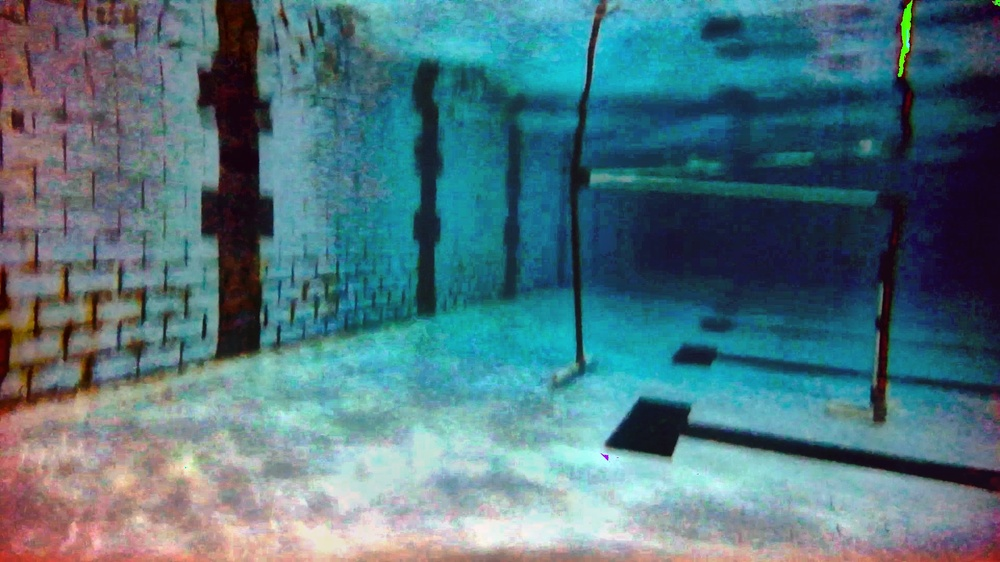
#> input picture CBNS_images/WIN_20231017_23_20_12_Pro - frame at 1m4s_RGHS.jpg, 1000 x 562 px, shrunk from 1920 x 1080 before the run, found by its file name
$ jupyter execute --allow-errors RGHS_filter_blue_hist_area.ipynb
#> lines starting #> are read from the running program, lines starting #| are printed output that depends on the picture
#> further down, img is the input picture: shape (562, 1000, 3); mean B, G, R 126.6, 116.9, 81
[cell 1]
import cv2
import numpy as np
import matplotlib.pyplot as plt
# from google.colab.patches import
from skimage.feature import match_template
import os
from skimage.feature import peak_local_max

[cell 2]
# from google.colab import drive
# drive.mount('/content/drive')

[cell 3]
def sharpen_image(img_bgr,  sharpen_filter=np.array([[-1,-1,-1],
                                                     [-1,3,-1],
                                                     [-1,-1,-1]])):
  #sharpening the image
  plt.figure(figsize= (12,16))
  img_bgr=cv2.filter2D(img_bgr,-1,sharpen_filter)
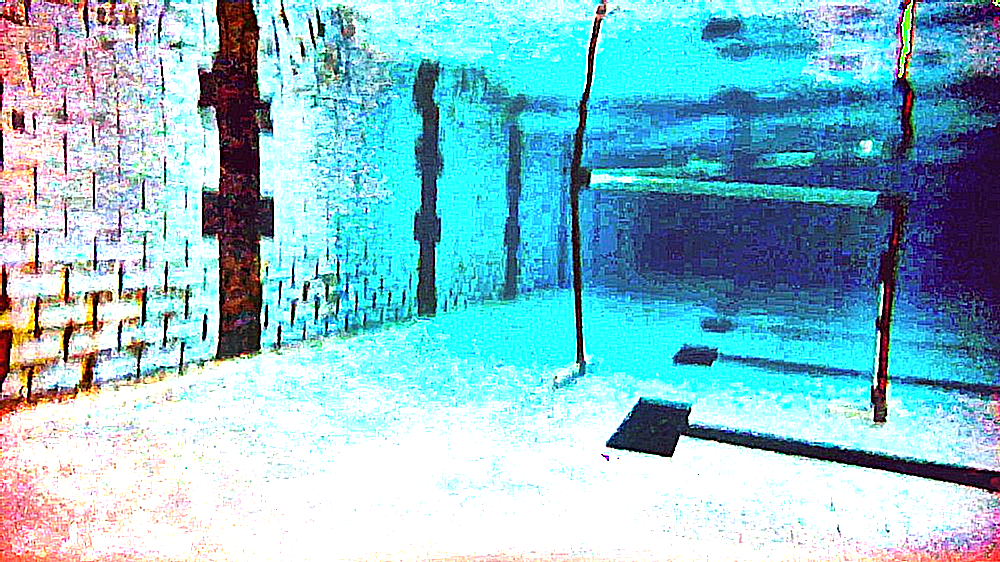
#> img_bgr: shape (562, 1000, 3); mean of channels 0, 1, 2 203.5, 190.4, 138.4; drawn as B, G, R
  plt.subplot(1,3,1)
  plt.imshow(cv2.cvtColor(img_bgr,cv2.COLOR_BGR2RGB))
  plt.title("RGB image")
  cv2.imwrite("sample.jpg",img_bgr)

  #extract blue channel only
  blue=img_bgr[:,:,2]
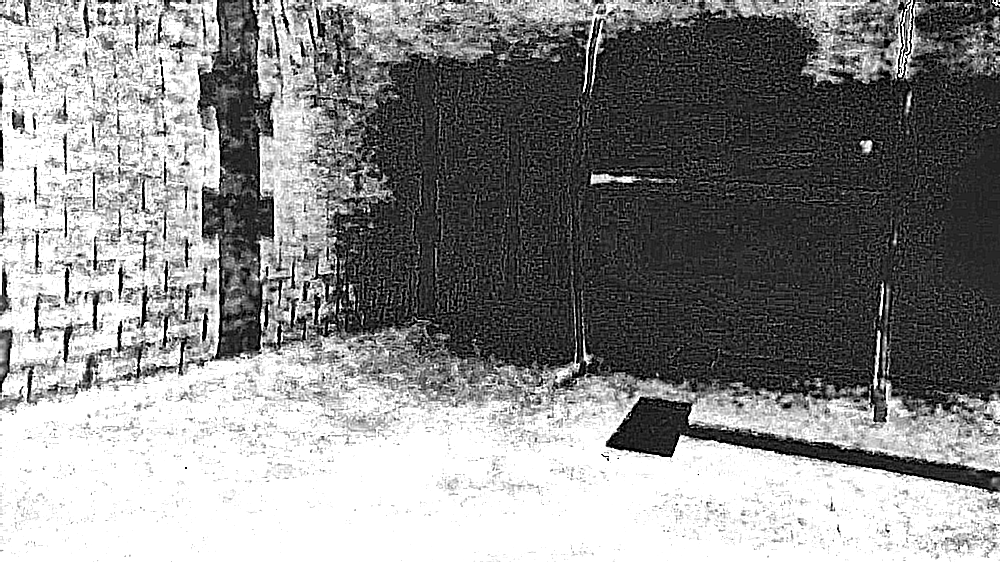
#> blue: shape (562, 1000); min 0, max 255, mean 138.4
  plt.subplot(1,3,2)
  plt.imshow(blue,cmap= 'gray')
  plt.title("B image")

  #increase contrast by hist equalization
  equ=cv2.equalizeHist(blue)
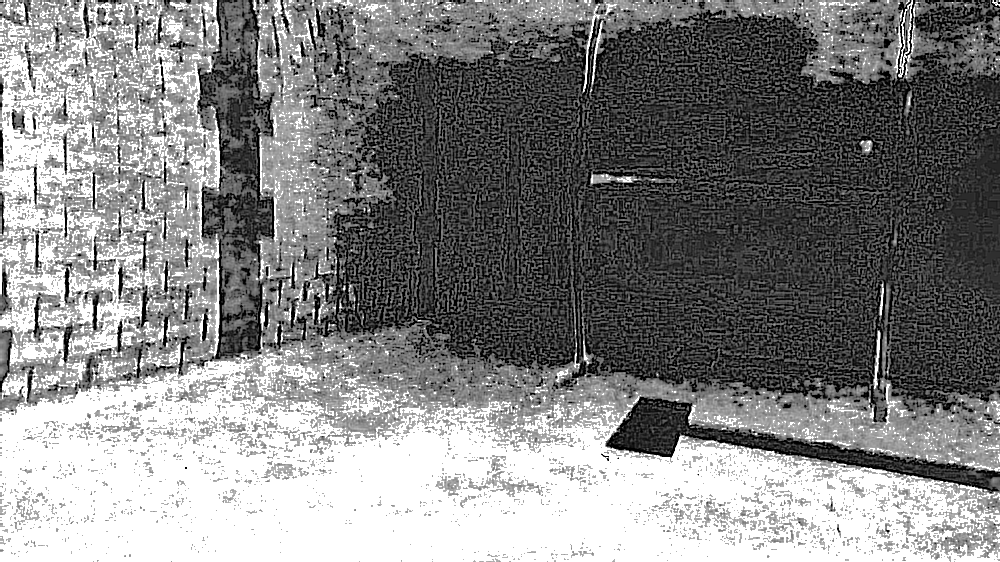
#> equ: shape (562, 1000); min 0, max 255, mean 132.2
  plt.subplot(1,3,3)
  plt.imshow(equ,cmap='gray')
  plt.title("equ image")
  plt.tight_layout()
#   plt.axes("off")
  inverted_equ=cv2.bitwise_not(equ)
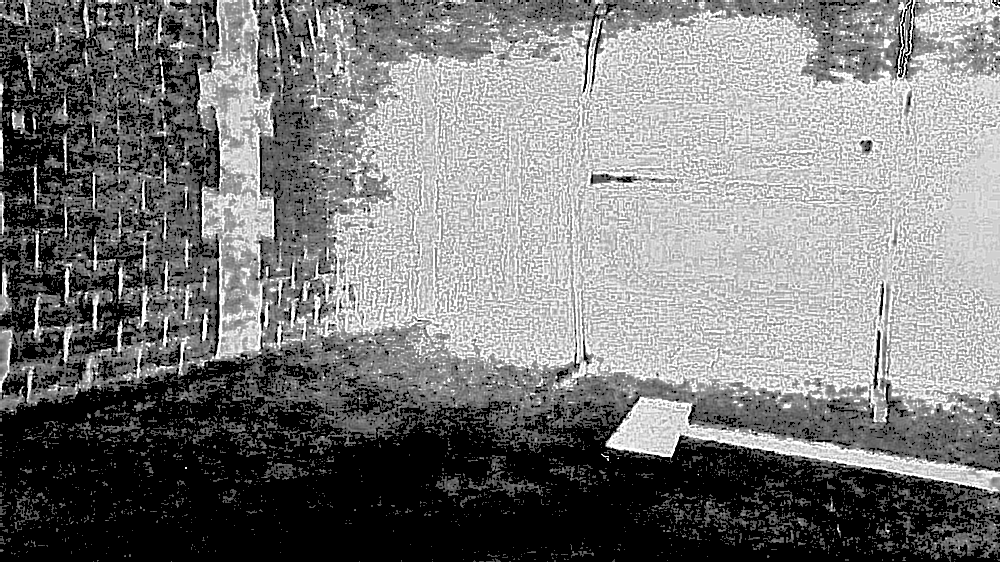
#> inverted_equ: shape (562, 1000); min 0, max 255, mean 122.8
  # sharpen_filter2=np.array([[-1,-1,-1,-1,-1],
  #                         [-1,+1,+1,1,-1],
  #                         [-1,1,2,1,-1],
  #                         [-1,1,2,1,-1],
  #                         [-1,1,2,1,-1]])
  # filter_final=cv2.filter2D(inverted_equ,-1,sharpen_filter2)
  #plt.imshow(filter_final)

  return inverted_equ

[cell 4]
c=0
images = []
# dir ='/content/drive/MyDrive/OutputImages_01'  #put folder with images
dir = 'OutputImages_01'  #put folder with images
#> (the rest of this cell did not finish here and is left out)

[cell 5]
len(images)

#> (a cell that did not finish here is left out)

[cell 7]
img_name = "WIN_20231017_23_20_12_Pro - frame at 1m4s_RGHS.jpg"
#create image path
dir = "OutputImages_01/"
path = dir+img_name
img = cv2.imread(path)
#make rgb from bgr
img_bgr=cv2.cvtColor(img,cv2.COLOR_BGR2RGB)
plt.imshow(img_bgr)

[cell 8]
kernel = np.array([
    [-1, -1, -1, -1],
    [-1, 3.5, 3.5, -1],
    [-1, 3.5, 3.5, -1],
    [-1, -1, -1, -1]
])
sharp = sharpen_image(img,  sharpen_filter = kernel)
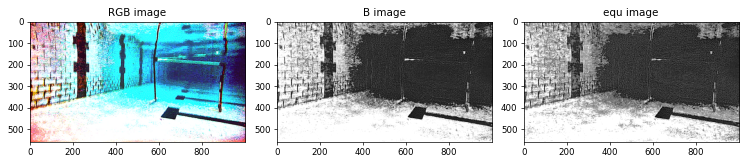
#> figure drawn by matplotlib, 3 panels

$ run again, with CBNS_images/WIN_20231017_23_20_12_Pro - frame at 0m54s_RGHS.jpg copied over CBNS_images/WIN_20231017_23_20_12_Pro - frame at 1m4s_RGHS.jpg
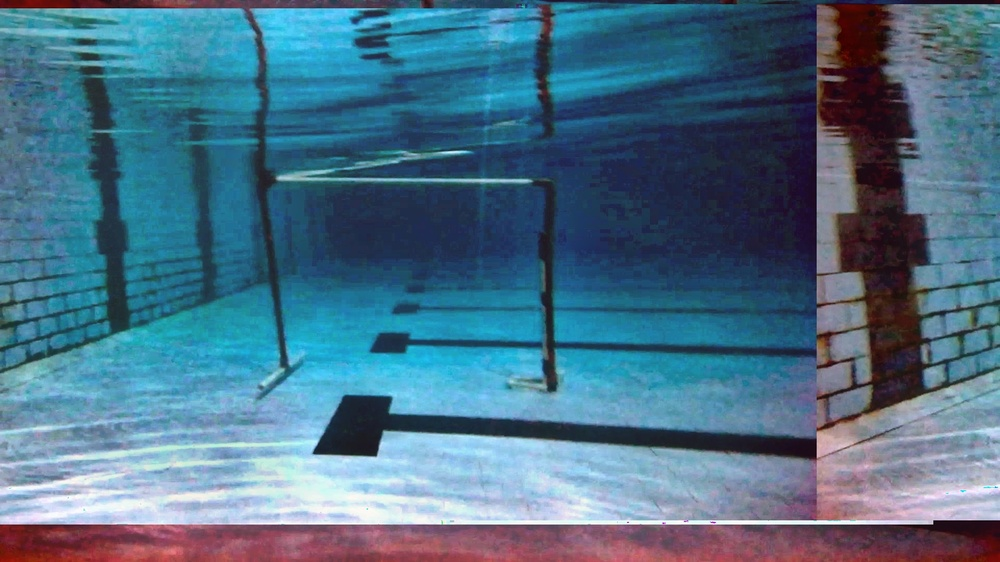
#> input picture CBNS_images/WIN_20231017_23_20_12_Pro - frame at 0m54s_RGHS.jpg, 1000 x 562 px, shrunk from 1920 x 1080 before the run, found by its file name
#> img is the input picture: shape (562, 1000, 3); mean B, G, R 135, 111.9, 75.6
#> in sharpen_image, `inverted_equ=cv2.bitwise_not(equ)`:
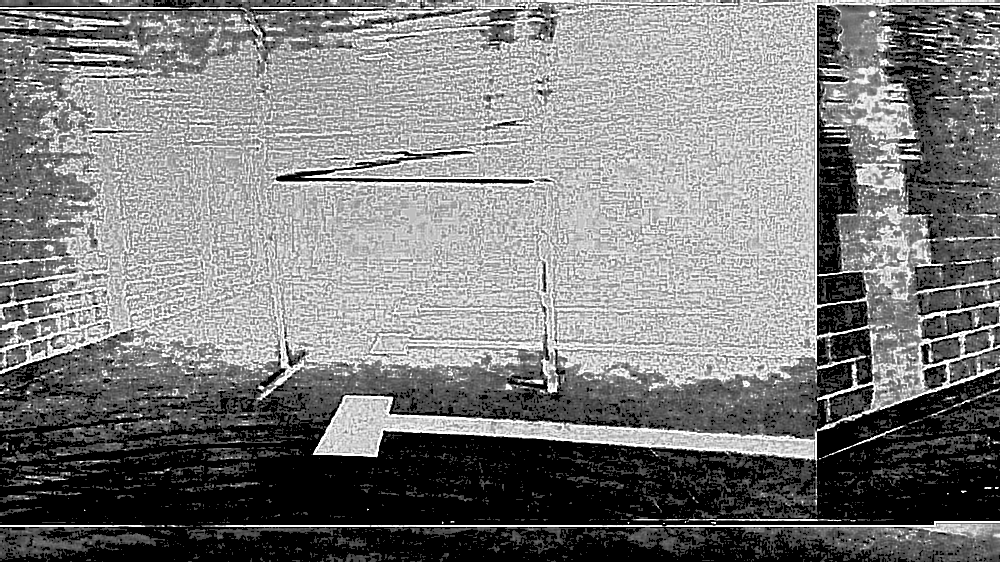
#> inverted_equ: shape (562, 1000); min 0, max 255, mean 125
#> `[cell 8] kernel = np.array([ [-1, -1, -1, -1], [-1, 3.5, 3.5, -1], [-1..`:
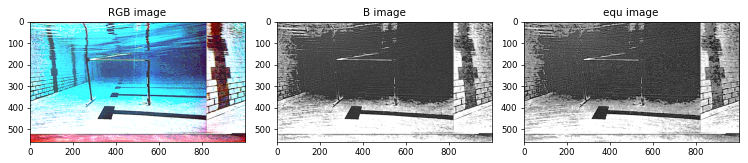
#> figure drawn by matplotlib, 3 panels

$ run again, with CBNS_images/WIN_20231017_23_20_12_Pro - frame at 1m14s_RGHS.jpg copied over CBNS_images/WIN_20231017_23_20_12_Pro - frame at 1m4s_RGHS.jpg
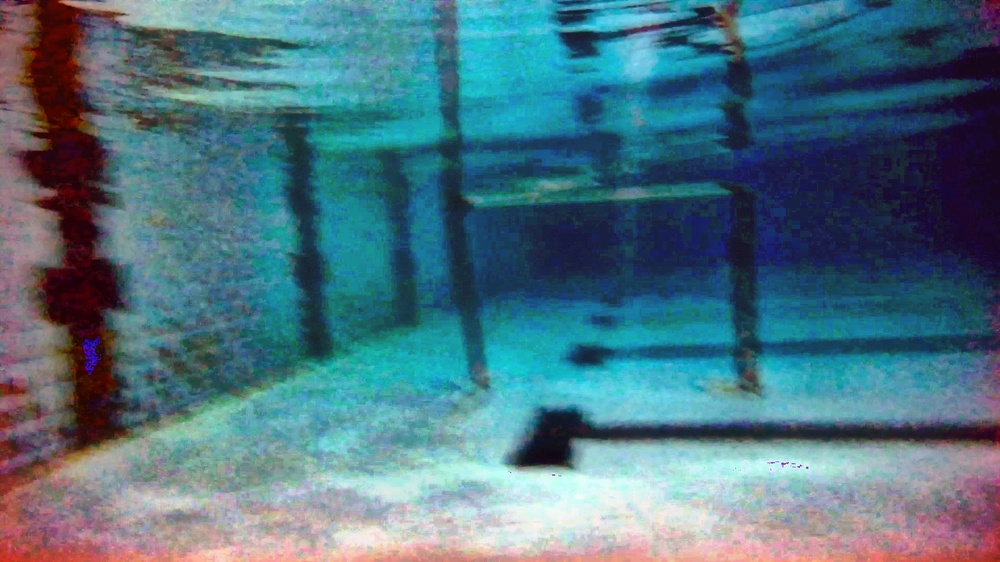
#> input picture CBNS_images/WIN_20231017_23_20_12_Pro - frame at 1m14s_RGHS.jpg, 1000 x 562 px, shrunk from 1920 x 1080 before the run, found by its file name
#> img is the input picture: shape (562, 1000, 3); mean B, G, R 128.7, 114.8, 77.3
#> in sharpen_image, `inverted_equ=cv2.bitwise_not(equ)`:
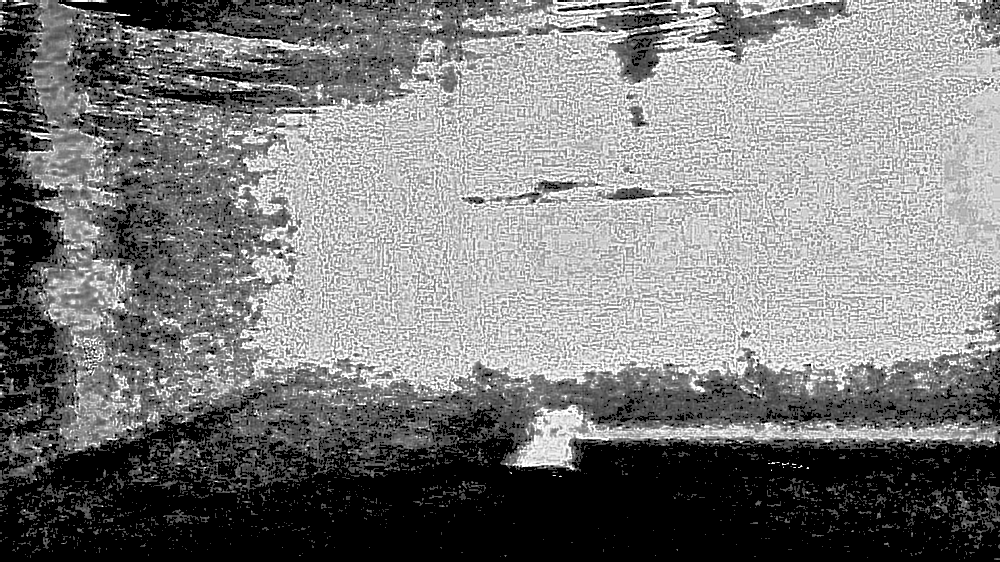
#> inverted_equ: shape (562, 1000); min 0, max 255, mean 123.9
#> `[cell 8] kernel = np.array([ [-1, -1, -1, -1], [-1, 3.5, 3.5, -1], [-1..`:
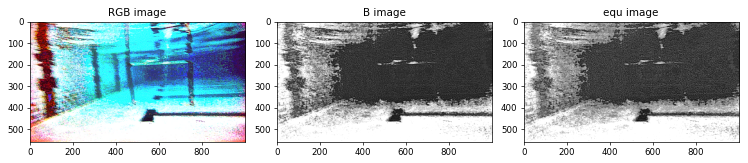
#> figure drawn by matplotlib, 3 panels

$ run again, with CBNS_images/WIN_20231017_23_20_12_Pro - frame at 1m9s_RGHS.jpg copied over CBNS_images/WIN_20231017_23_20_12_Pro - frame at 1m4s_RGHS.jpg
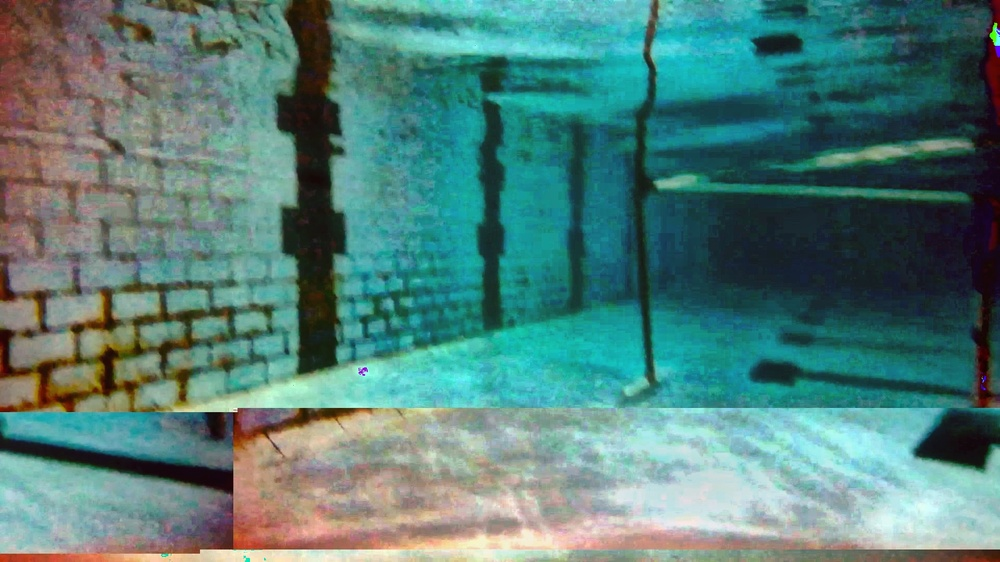
#> input picture CBNS_images/WIN_20231017_23_20_12_Pro - frame at 1m9s_RGHS.jpg, 1000 x 562 px, shrunk from 1920 x 1080 before the run, found by its file name
#> img is the input picture: shape (562, 1000, 3); mean B, G, R 121, 126.7, 84
#> in sharpen_image, `inverted_equ=cv2.bitwise_not(equ)`:
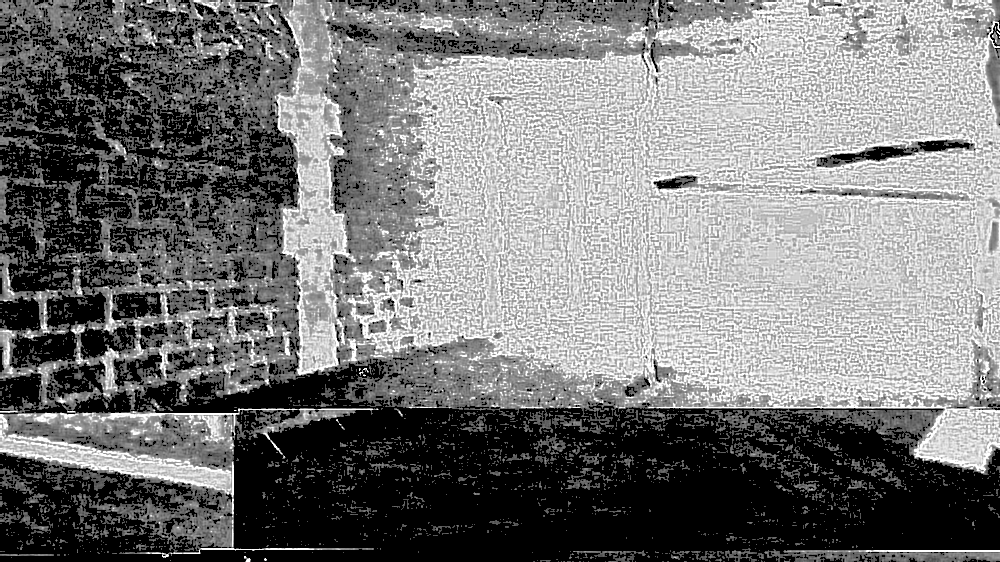
#> inverted_equ: shape (562, 1000); min 0, max 255, mean 120.5
#> `[cell 8] kernel = np.array([ [-1, -1, -1, -1], [-1, 3.5, 3.5, -1], [-1..`:
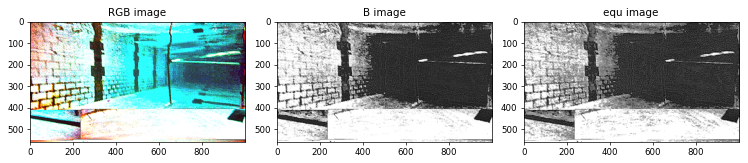
#> figure drawn by matplotlib, 3 panels
